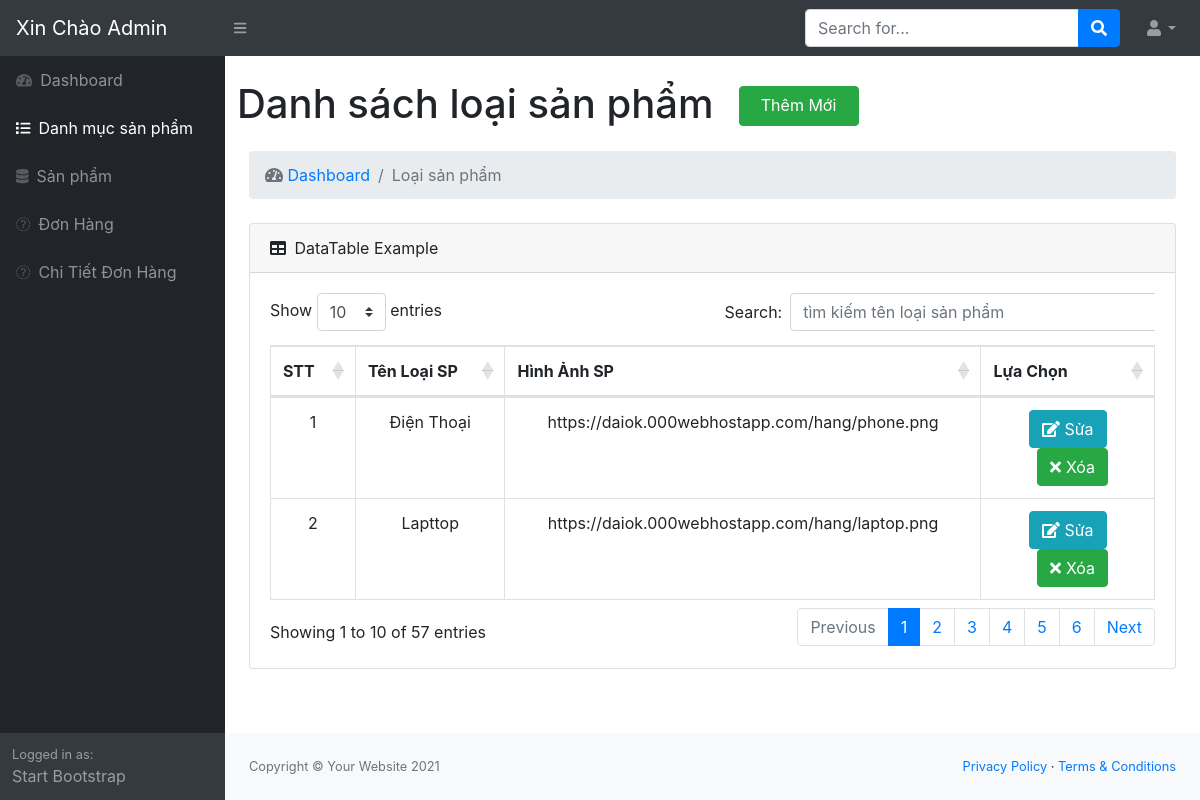
The app's page /admin/modules/category/index.php (signed in) with its own data.
### tables this page shows
CREATE TABLE `loaisanpham` (
  `ID` int(11) NOT NULL,
  `TenLoaiSanPham` varchar(200) NOT NULL,
  `HinhAnhLoaiSanPham` varchar(200) NOT NULL
);

### admin/libraries/Function.php (called while the page is built, shortened)
<?php
function base_url(){
    return $url="http://localhost:8080/BH_Android/";
}
?>

### admin/libraries/Database.php (called while the page is built, shortened)
<?php
    class Database
    {
        public $link;
        public function __construct()
        {
            $this->link = mysqli_connect("localhost","root","","daioktkp_Shose") or die ("error");
            mysqli_set_charset($this->link,"utf8");
        }
         public function fetchAll($table)
        {
            $sql = "SELECT * FROM {$table} WHERE 1" ;
            $result = mysqli_query($this->link,$sql) or die("Lỗi Truy Vấn fetchAll " .mysqli_error($this->link));
            $data = [];
            if( $result)
            {
                while ($num = mysqli_fetch_assoc($result))
                {
                    $data[] = $num;
                }
            }
            return $data;
        }
    }
?>

### admin/autoload/autoload.php (called while the page is built, shortened)
<?php
    require_once __DIR__."/../libraries/Database.php";
    require_once __DIR__."/../libraries/Function.php";
     $db=new Database();
?>

### admin/modules/category/index.php (the view, shortened to what this page needs)
<?php
    require_once __DIR__."/../../autoload/autoload.php";
    if( getInput('search') !=''){
        $category=$db->fetchJone("loaisanpham","SELECT * FROM loaisanpham WHERE TenLoaiSanPham like'%".getInput('search') ."%'",0,false);
    }
    else{
        $category = $db->fetchAll("loaisanpham");
    }
    ?>
<?php require_once __DIR__."/../../layouts/header.php"; ?>
            <div id="layoutSidenav_content">
                <main>
                    <div class="container-fluid">
                        <div class="row" >
                            <h1 class="mt-4">Danh sách loại sản phẩm</h1>
                            <a href="add.php" class="btn btn-success"style="width:120px;height:40px;margin:30px 25px 25px 25px;"> Thêm Mới</a>
                        </div>
                        <ol class="breadcrumb mb-4">
                            <li class="breadcrumb-item active">
                                <i class="fa fa-tachometer-alt fa-w-18"></i>
                               <a href="<?php echo base_url() ?>/admin/"> Dashboard</a>
                            </li>
                            <li class="breadcrumb-item active">Loại sản phẩm</li>
                        </ol>
                    <div class="card mb-4">
                        <div class="card-header">
                            DataTable Example
                        </div>
                        <div class="card-body">
                            <div class="table-responsive">
                                <div id="dataTable_wrapper" class="dataTables_wrapper dt-bootstrap4">
                                    <div class="row">
                                        <div class="col-sm-12 col-md-6">
                                            <div class="dataTables_length" id="dataTable_length">
                                                <label>
                                                    Show
                                                    <select name="dataTable_length" aria-controls="dataTable" class="custom-select form-control">
                                                        <option value="10">10</option>
                                                    </select>
                                                    entries
                                                </label>
                                            </div>
                                        </div>
                                        <form class="col-sm-12 col-md-6" method="get">
                                            <div id="dataTable_filter" class="dataTables_filter" style="text-align:left"><label>Search:<input style="width: 730px;"type="search" class="form-control" placeholder="tìm kiếm tên loại sản phẩm" name="search" aria-controls="dataTable"></label></div>
                                        </form>
                                    </div>
                                    <div class="row">
                                        <div class="col-sm-12">
                                            <table class="table table-bordered dataTable" id="dataTable" width="100%" cellspacing="0" role="grid" aria-describedby="dataTable_info" style="width: 100%; text-align: center;">
                                                <thead>
                                                    <tr role="row">
                                                        <th class="sorting" tabindex="0" aria-controls="dataTable" rowspan="1" colspan="1" style="width: 108px;">STT</th>
                                                        <th class="sorting" tabindex="0" aria-controls="dataTable" rowspan="1" colspan="1" style="width: 405px;">Tên Loại SP</th>
                                                        <th class="sorting" tabindex="0" aria-controls="dataTable" rowspan="1" colspan="1" style="width: 700px;">Hình Ảnh SP</th>
                                                        <th class="sorting" tabindex="0" aria-controls="dataTable" rowspan="1" colspan="1" style="width: 500px;">Lựa Chọn</th>
                                                    </tr>
                                                </thead>
                                                <tbody>
                                                    <?php $stt=1; foreach ($category as $item):?>
                                                        <tr role="row" class="odd">
                                                            <td class=""> <?php echo $stt ?> </td>
                                                            <td class=""> <?php echo $item['TenLoaiSanPham'] ?> </td>
                                                            <td class=""> <?php echo $item['HinhAnhLoaiSanPham'] ?> </td>
                                                            <td class="">
                                                                <a  class="btn btn-sx btn-info" href="edit.php?id=<?php echo $item['ID']?>"> <i class="fa fa-edit"></i> Sửa </a>
                                                                <a style="margin-left:10px;" class="btn btn-sx btn-success"href="delete.php?id=<?php echo $item['ID']?>"> <i class="fa fa-times"></i> Xóa </a>
                                                            </td>
                                                        </tr>
                                                   <?php $stt++; endforeach ?>
                                                </tbody>
                                            </table>
                                        </div>
                                    </div>
                                    <div class="row">
                                        <div class="col-sm-12 col-md-5">
                                            <div class="dataTables_info" id="dataTable_info" role="status" aria-live="polite">Showing 1 to 10 of 57 entries</div>
                                        </div>
                                        <div class="col-sm-12 col-md-7">
                                            <div class="dataTables_paginate paging_simple_numbers" id="dataTable_paginate">
                                                <ul class="pagination">
                                                    <li class="paginate_button page-item previous disabled" id="dataTable_previous"><a href="#" aria-controls="dataTable" data-dt-idx="0" tabindex="0" class="page-link">Previous</a></li>
                                                    <li class="paginate_button page-item active"><a href="#" aria-controls="dataTable" data-dt-idx="1" tabindex="0" class="page-link">1</a></li>
                                                    <li class="paginate_button page-item "><a href="#" aria-controls="dataTable" data-dt-idx="2" tabindex="0" class="page-link">2</a></li>
                                                    <li class="paginate_button page-item "><a href="#" aria-controls="dataTable" data-dt-idx="3" tabindex="0" class="page-link">3</a></li>
                                                    <li class="paginate_button page-item "><a href="#" aria-controls="dataTable" data-dt-idx="4" tabindex="0" class="page-link">4</a></li>
                                                    <li class="paginate_button page-item "><a href="#" aria-controls="dataTable" data-dt-idx="5" tabindex="0" class="page-link">5</a></li>
                                                    <li class="paginate_button page-item "><a href="#" aria-controls="dataTable" data-dt-idx="6" tabindex="0" class="page-link">6</a></li>
                                                    <li class="paginate_button page-item next" id="dataTable_next"><a href="#" aria-controls="dataTable" data-dt-idx="7" tabindex="0" class="page-link">Next</a></li>
                                                </ul>
                                            </div>
                                        </div>
                                    </div>
                                </div>
                            </div>
                        </div>
                    </div>
                    </div>
                </main>
                <footer class="py-4 bg-light mt-auto">
                    <div class="container-fluid">
                        <div class="d-flex align-items-center justify-content-between small">
                            <div class="text-muted">Copyright &copy; Your Website 2021</div>
                            <div>
                                <a href="#">Privacy Policy</a>
                                &middot;
                                <a href="#">Terms &amp; Conditions</a>
                            </div>
                        </div>
                    </div>
                </footer>
            </div>
        </div>
        <?php require_once __DIR__."/../../layouts/footer.php";?>

### records on screen
loaisanpham: TenLoaiSanPham "Điện Thoại", HinhAnhLoaiSanPham "https://daiok.000webhostapp.com/hang/phone.png"
loaisanpham: TenLoaiSanPham "Lapttop", HinhAnhLoaiSanPham "https://daiok.000webhostapp.com/hang/laptop.png"
